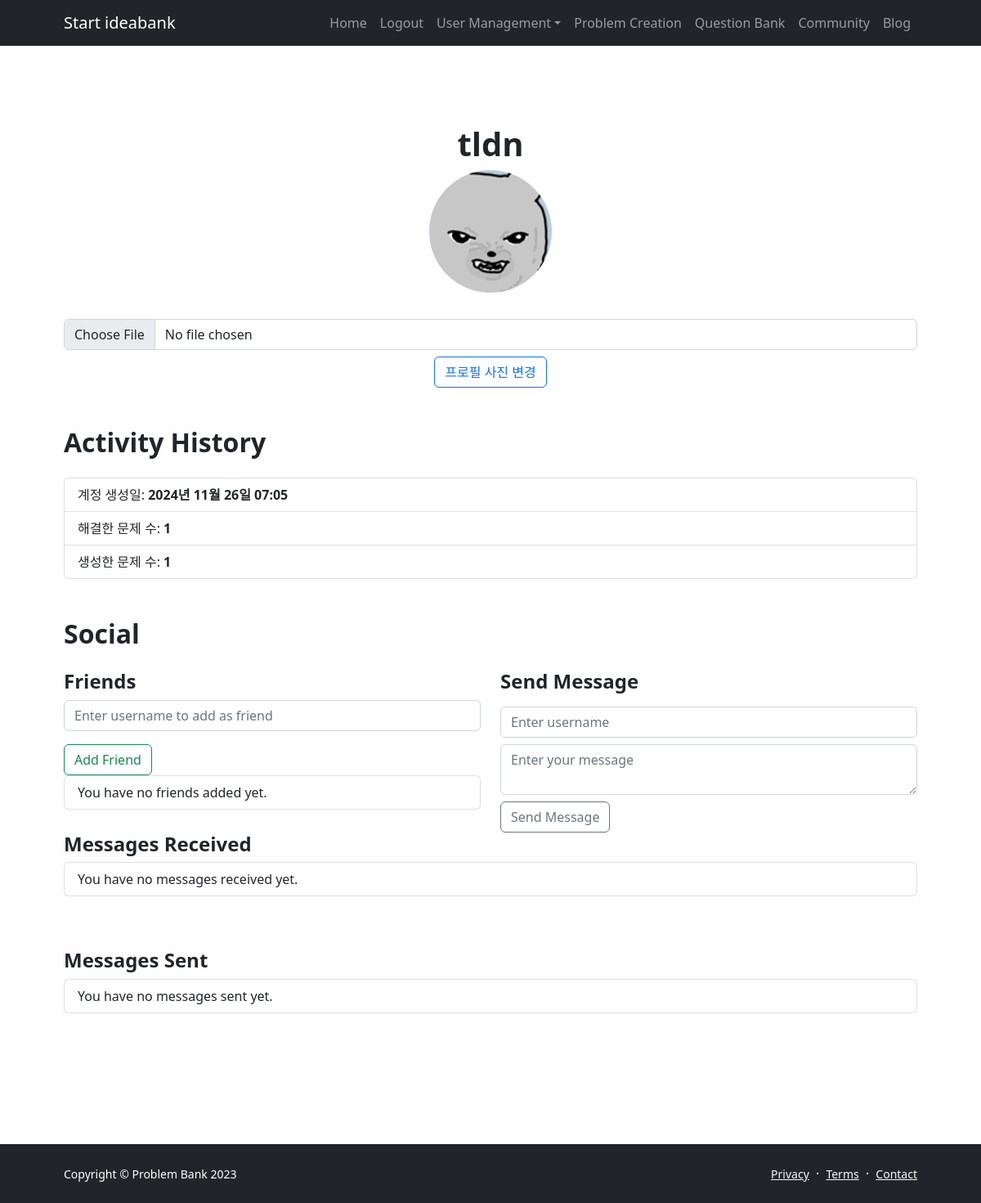
/profile/ (signed in), run on an earlier commit of the app's database.
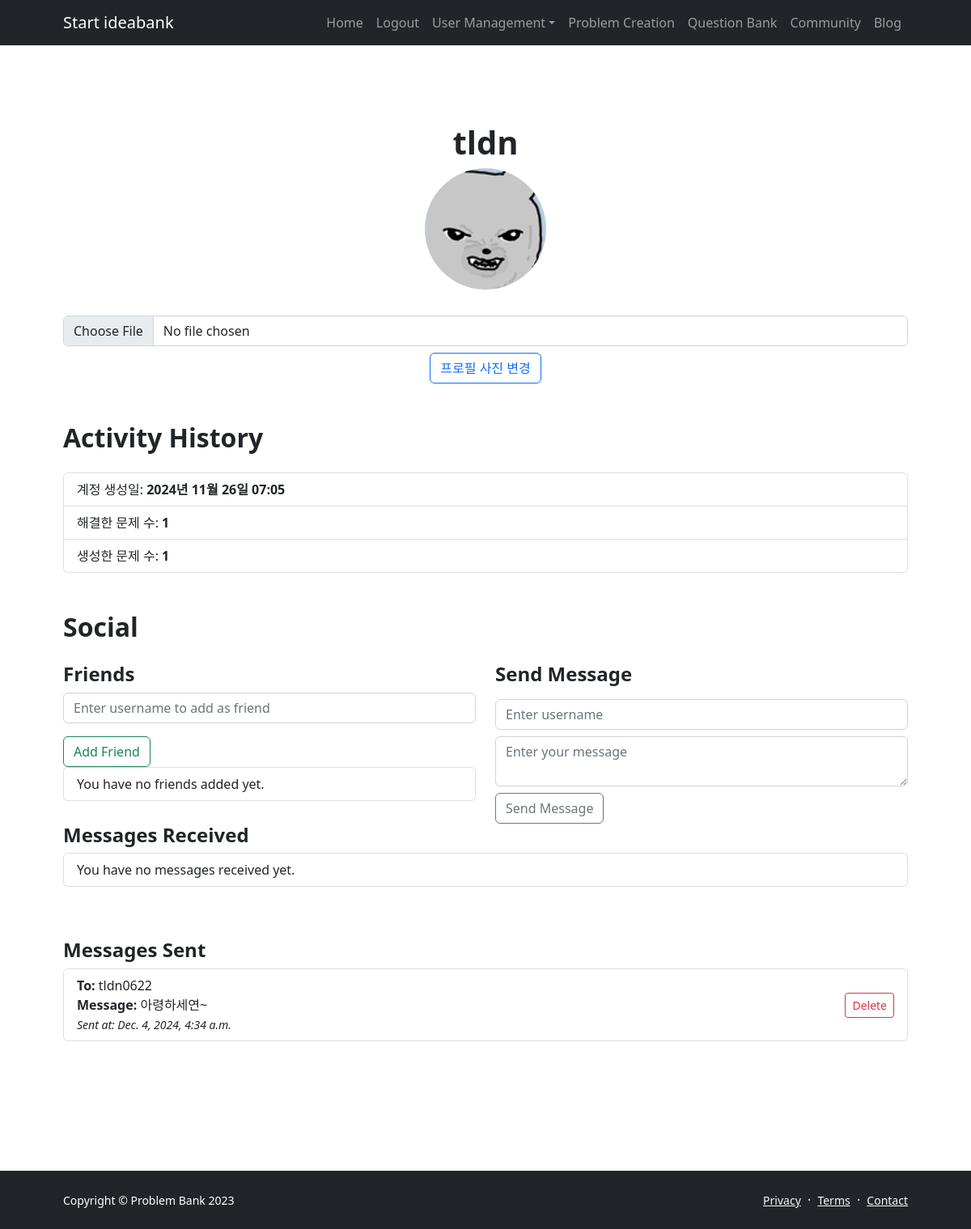
And on a later commit of the database.
### IBK_ossproject/models.py (models this page shows)
class Message(models.Model):
    sender = models.ForeignKey(User, related_name='sent_messages', on_delete=models.CASCADE)
    receiver = models.ForeignKey(User, related_name='received_messages', on_delete=models.CASCADE)
    content = models.TextField()
    timestamp = models.DateTimeField(auto_now_add=True)

### IBK_ossproject/views.py (the view)
# urls.py: path('profile/', views.profile_management, name='profile_management'),  # 프로필 관리 페이지
@login_required
def profile_management(request):
    try:
        user_profile = UserProfile.objects.get(user=request.user)
    except UserProfile.DoesNotExist:
        user_profile = None
    if request.method == "POST":
        request.user.username = request.POST.get('user_name')
        request.user.save()
        user_profile.save()
        return redirect('profile_management')
    context = {
        'user_profile': user_profile,
        'user_name': request.user.username,
        'friends': Friendship.objects.filter(Q(user1=request.user) | Q(user2=request.user)),
        'messages_received': Message.objects.filter(receiver=request.user),
        'messages_sent': Message.objects.filter(sender=request.user),
    }
    return render(request, 'profile-management.html', context)

### IBK_ossproject/models.py (called while the page is built)
    @property
    def solved_problem_count(self):
        return BlogPost.objects.filter(author=self.user, contest_id__isnull=False, index__isnull=False).count()

    @property
    def created_problem_count(self):
        return Problem.objects.filter(author=self.user).count()

    @property
    def account_created_date(self):
        return self.user.date_joined

### templates/profile-management.html (shortened to what the changed rows need)
{% load static %}
<!DOCTYPE html>
<html lang="en">
<head>
    <link href="https://cdn.jsdelivr.net/npm/bootstrap@5.2.3/dist/css/bootstrap.min.css" rel="stylesheet">
    <link href="{% static 'css/styles.css' %}" rel="stylesheet" />
</head>
<body class="d-flex flex-column h-100">
    <main class="flex-shrink-0">
        <section class="py-5">
            <div class="container px-5 my-5">
                <div class="text-center mb-5">
                    <h1 class="fw-bolder">{{ user.username }}</h1>
                </div>
                <div class="mb-5">
                    <h2 class="fw-bolder mb-4">Activity History</h2>
                </div>
                <div class="mb-5">
                    <h2 class="fw-bolder mb-4">Social</h2>
                    <div class="row">
                        <div class="mb-5">
                            <ul class="list-group mb-3">
                                {% for message in messages_sent %}
                                    <li class="list-group-item d-flex justify-content-between align-items-center">
                                        <div>
                                            <strong>To:</strong> {{ message.receiver.username }}<br>
                                            <strong>Message:</strong> {{ message.content }}<br>
                                            <small><em>Sent at: {{ message.timestamp }}</em></small>
                                        </div>
                                        <form method="POST" action="{% url 'delete_message' message.id %}">
                                            <button type="submit" class="btn btn-sm btn-outline-danger">Delete</button>
                                        </form>
                                    </li>
                                {% empty %}
                                    <li class="list-group-item">You have no messages sent yet.</li>
                                {% endfor %}
                            </ul>
                        </div>
                    </div>
                </div>
            </div>
        </section>
    </main>
</body>
</html>

What changed in the data, as far as the page shows it:
added Message: receiver.username "tldn0622", content "아령하세연~", timestamp "Dec. 4, 2024, 4:34 a.m."
Also different on the page:
text no longer shown: "You have no messages sent yet."
